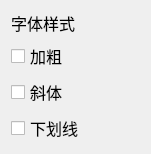
<?xml version="1.0" encoding="UTF-8"?>
<ui version="4.0">
 <class>FontForm</class>
 <widget class="QWidget" name="FontForm">
  <property name="geometry">
   <rect>
    <x>0</x>
    <y>0</y>
    <width>151</width>
    <height>122</height>
   </rect>
  </property>
  <property name="font">
   <font>
    <pointsize>12</pointsize>
   </font>
  </property>
  <property name="windowTitle">
   <string>Form</string>
  </property>
  <layout class="QVBoxLayout" name="verticalLayout">
   <item>
    <widget class="QLabel" name="label">
     <property name="font">
      <font>
       <pointsize>12</pointsize>
      </font>
     </property>
     <property name="text">
      <string>字体样式</string>
     </property>
    </widget>
   </item>
   <item>
    <widget class="QCheckBox" name="chkBold">
     <property name="text">
      <string>加粗</string>
     </property>
    </widget>
   </item>
   <item>
    <widget class="QCheckBox" name="chkItalic">
     <property name="text">
      <string>斜体</string>
     </property>
    </widget>
   </item>
   <item>
    <widget class="QCheckBox" name="chkUnderline">
     <property name="text">
      <string>下划线</string>
     </property>
    </widget>
   </item>
  </layout>
 </widget>
 <resources/>
 <connections/>
</ui>
